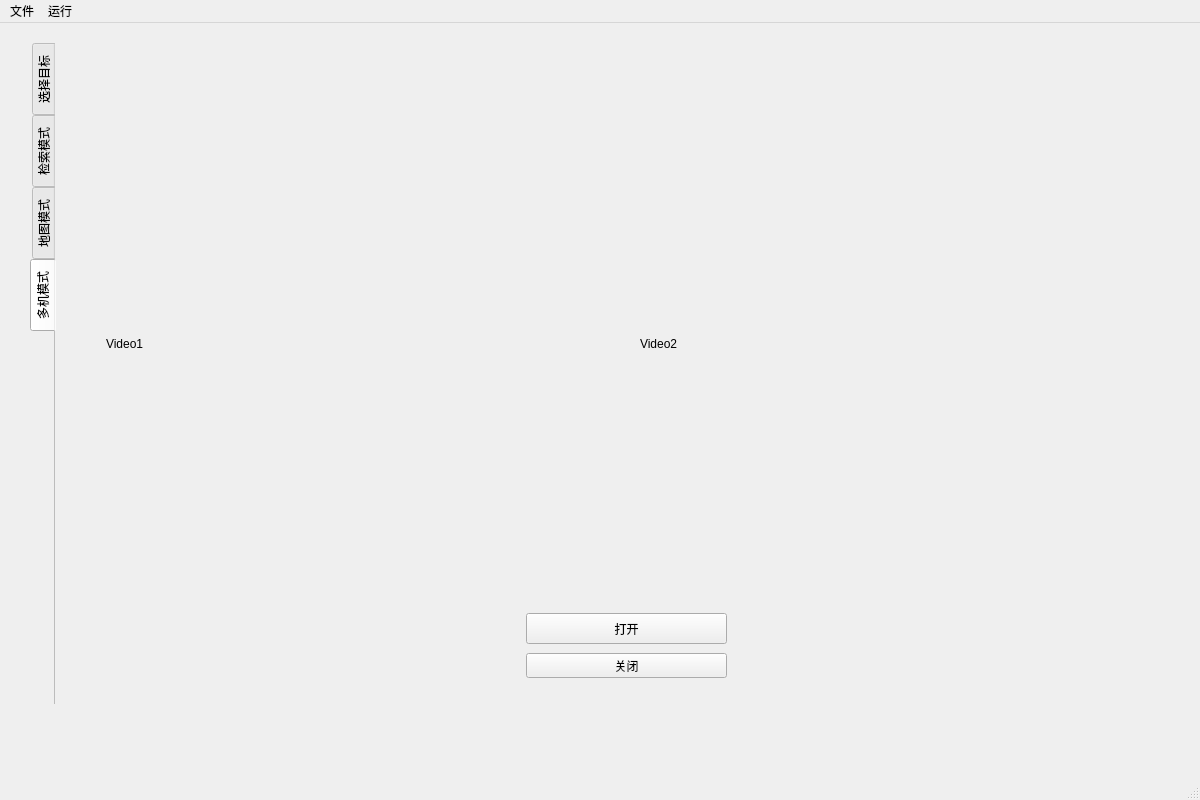
<?xml version="1.0" encoding="UTF-8"?>
<ui version="4.0">
 <class>MainWindow</class>
 <widget class="QMainWindow" name="MainWindow">
  <property name="geometry">
   <rect>
    <x>0</x>
    <y>0</y>
    <width>1200</width>
    <height>800</height>
   </rect>
  </property>
  <property name="windowTitle">
   <string>MainWindow</string>
  </property>
  <widget class="QWidget" name="centralwidget">
   <widget class="QTabWidget" name="tabWidget">
    <property name="geometry">
     <rect>
      <x>30</x>
      <y>20</y>
      <width>1141</width>
      <height>661</height>
     </rect>
    </property>
    <property name="tabPosition">
     <enum>QTabWidget::West</enum>
    </property>
    <property name="tabShape">
     <enum>QTabWidget::Rounded</enum>
    </property>
    <property name="currentIndex">
     <number>3</number>
    </property>
    <property name="iconSize">
     <size>
      <width>16</width>
      <height>16</height>
     </size>
    </property>
    <property name="elideMode">
     <enum>Qt::ElideNone</enum>
    </property>
    <property name="documentMode">
     <bool>true</bool>
    </property>
    <property name="tabsClosable">
     <bool>false</bool>
    </property>
    <widget class="QWidget" name="tab">
     <attribute name="title">
      <string>选择目标</string>
     </attribute>
     <widget class="QWidget" name="horizontalLayoutWidget">
      <property name="geometry">
       <rect>
        <x>130</x>
        <y>20</y>
        <width>841</width>
        <height>71</height>
       </rect>
      </property>
      <layout class="QHBoxLayout" name="horizontalLayout">
       <item>
        <widget class="QLabel" name="inputLabel">
         <property name="text">
          <string>输入图片：</string>
         </property>
        </widget>
       </item>
       <item>
        <widget class="QLineEdit" name="inputlineEdit"/>
       </item>
       <item>
        <widget class="QPushButton" name="browseButton">
         <property name="styleSheet">
          <string notr="true">background-color: rgb(186, 189, 182);</string>
         </property>
         <property name="text">
          <string>Browse</string>
         </property>
        </widget>
       </item>
       <item>
        <widget class="QPushButton" name="selectROIButton">
         <property name="text">
          <string>选择目标</string>
         </property>
        </widget>
       </item>
      </layout>
     </widget>
     <widget class="QWidget" name="horizontalLayoutWidget_2">
      <property name="geometry">
       <rect>
        <x>130</x>
        <y>570</y>
        <width>841</width>
        <height>71</height>
       </rect>
      </property>
      <layout class="QHBoxLayout" name="horizontalLayout_2">
       <item>
        <widget class="QLabel" name="outputLabel">
         <property name="text">
          <string>输出图片：</string>
         </property>
        </widget>
       </item>
       <item>
        <widget class="QLineEdit" name="outputlineEdit"/>
       </item>
       <item>
        <widget class="QPushButton" name="browseButton_2">
         <property name="styleSheet">
          <string notr="true">background-color: rgb(186, 189, 182);</string>
         </property>
         <property name="text">
          <string>Browse</string>
         </property>
        </widget>
       </item>
      </layout>
     </widget>
     <widget class="QWidget" name="verticalLayoutWidget">
      <property name="geometry">
       <rect>
        <x>730</x>
        <y>100</y>
        <width>241</width>
        <height>461</height>
       </rect>
      </property>
      <layout class="QVBoxLayout" name="pluginsLayout">
       <item>
        <widget class="QLabel" name="pluginsLabel">
         <property name="text">
          <string>插件</string>
         </property>
         <property name="alignment">
          <set>Qt::AlignCenter</set>
         </property>
        </widget>
       </item>
       <item>
        <widget class="QListWidget" name="pluginsList"/>
       </item>
       <item>
        <widget class="QPushButton" name="pluginsButton">
         <property name="text">
          <string>应用</string>
         </property>
        </widget>
       </item>
       <item>
        <widget class="QPushButton" name="helpButton">
         <property name="text">
          <string>帮助</string>
         </property>
        </widget>
       </item>
      </layout>
     </widget>
     <widget class="QWidget" name="gridLayoutWidget">
      <property name="geometry">
       <rect>
        <x>130</x>
        <y>100</y>
        <width>581</width>
        <height>451</height>
       </rect>
      </property>
      <layout class="QGridLayout" name="gridLayout">
       <item row="0" column="0">
        <widget class="QLabel" name="imageLabel">
         <property name="text">
          <string/>
         </property>
         <property name="alignment">
          <set>Qt::AlignCenter</set>
         </property>
        </widget>
       </item>
      </layout>
     </widget>
    </widget>
    <widget class="QWidget" name="tab1">
     <attribute name="title">
      <string>检索模式</string>
     </attribute>
     <widget class="QPushButton" name="videoInButton">
      <property name="geometry">
       <rect>
        <x>390</x>
        <y>600</y>
        <width>81</width>
        <height>31</height>
       </rect>
      </property>
      <property name="text">
       <string>打开</string>
      </property>
     </widget>
     <widget class="QPushButton" name="videoProcessButton">
      <property name="geometry">
       <rect>
        <x>570</x>
        <y>600</y>
        <width>81</width>
        <height>31</height>
       </rect>
      </property>
      <property name="text">
       <string>检索</string>
      </property>
     </widget>
     <widget class="QPushButton" name="videoInitButton">
      <property name="geometry">
       <rect>
        <x>480</x>
        <y>600</y>
        <width>81</width>
        <height>31</height>
       </rect>
      </property>
      <property name="text">
       <string>载入</string>
      </property>
     </widget>
     <widget class="QWidget" name="horizontalLayoutWidget_3">
      <property name="geometry">
       <rect>
        <x>110</x>
        <y>50</y>
        <width>921</width>
        <height>461</height>
       </rect>
      </property>
      <layout class="QHBoxLayout" name="horizontalLayout_4">
       <item>
        <widget class="QLabel" name="searchLabel4">
         <property name="text">
          <string/>
         </property>
        </widget>
       </item>
       <item>
        <widget class="QLabel" name="searchLabel3">
         <property name="text">
          <string/>
         </property>
        </widget>
       </item>
       <item>
        <widget class="QLabel" name="searchLabel2">
         <property name="text">
          <string/>
         </property>
        </widget>
       </item>
       <item>
        <widget class="QLabel" name="searchLabel1">
         <property name="text">
          <string/>
         </property>
        </widget>
       </item>
      </layout>
     </widget>
    </widget>
    <widget class="QWidget" name="tab2">
     <attribute name="title">
      <string>地图模式</string>
     </attribute>
    </widget>
    <widget class="QWidget" name="tab3">
     <attribute name="title">
      <string>多机模式</string>
     </attribute>
     <widget class="QWidget" name="verticalLayoutWidget_2">
      <property name="geometry">
       <rect>
        <x>50</x>
        <y>40</y>
        <width>1061</width>
        <height>521</height>
       </rect>
      </property>
      <layout class="QVBoxLayout" name="verticalLayout">
       <item>
        <layout class="QHBoxLayout" name="horizontalLayout_3">
         <item>
          <widget class="QLabel" name="video1">
           <property name="text">
            <string>Video1</string>
           </property>
          </widget>
         </item>
         <item>
          <widget class="QLabel" name="video2">
           <property name="text">
            <string>Video2</string>
           </property>
          </widget>
         </item>
        </layout>
       </item>
      </layout>
     </widget>
     <widget class="QPushButton" name="onButton">
      <property name="geometry">
       <rect>
        <x>470</x>
        <y>570</y>
        <width>201</width>
        <height>31</height>
       </rect>
      </property>
      <property name="text">
       <string>打开</string>
      </property>
     </widget>
     <widget class="QPushButton" name="offButton">
      <property name="geometry">
       <rect>
        <x>470</x>
        <y>610</y>
        <width>201</width>
        <height>25</height>
       </rect>
      </property>
      <property name="text">
       <string>关闭</string>
      </property>
     </widget>
    </widget>
   </widget>
  </widget>
  <widget class="QMenuBar" name="menubar">
   <property name="geometry">
    <rect>
     <x>0</x>
     <y>0</y>
     <width>1200</width>
     <height>28</height>
    </rect>
   </property>
   <widget class="QMenu" name="menu">
    <property name="title">
     <string>文件</string>
    </property>
    <addaction name="action"/>
   </widget>
   <widget class="QMenu" name="menu_2">
    <property name="title">
     <string>运行</string>
    </property>
   </widget>
   <addaction name="menu"/>
   <addaction name="menu_2"/>
  </widget>
  <widget class="QStatusBar" name="statusbar"/>
  <action name="action">
   <property name="text">
    <string>导入</string>
   </property>
  </action>
 </widget>
 <tabstops>
  <tabstop>tabWidget</tabstop>
 </tabstops>
 <resources/>
 <connections/>
</ui>
